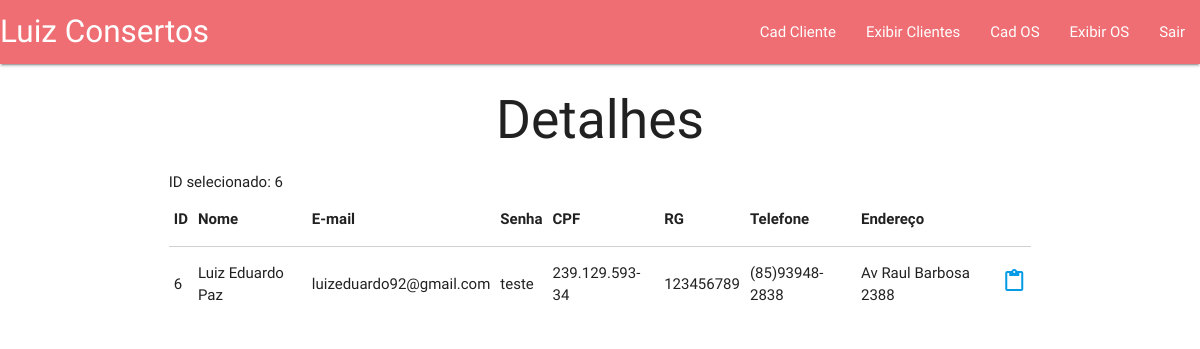
Screenshot of /detalhe.php?id=6 (signed in) with the database file from the repository.
### tables this page shows
CREATE TABLE `cliente` (
  `id` int(11) NOT NULL,
  `nome` varchar(50) NOT NULL,
  `email` char(110) NOT NULL,
  `senha` char(14) NOT NULL,
  `cpf` char(15) NOT NULL,
  `rg` char(14) NOT NULL,
  `telefone` char(14) NOT NULL,
  `endereco` varchar(50) NOT NULL
);

### detalhe.php (the view, shortened to what this page needs)
<!DOCTYPE html>
  <html>
    <head>
      <link type="text/css" rel="stylesheet" href="css/materialize.min.css"  media="screen,projection"/>
    </head>
    <body>
        <?php
    include './menu.php';
    ?>
<div class="container">
    <center><h2>Detalhes</h2></center>
    <div class="row">
        <table>
            <thead>
               <th>ID</th>
               <th>Nome</th>
               <th>E-mail</th>
               <th>Senha</th>
               <th>CPF</th>
               <th>RG </th>
               <th>Telefone </th>
               <th>Endereço </th>
            </thead>
            <?php
             include './conexao.php';
             $id_pesquisa = $_GET['id'];
     echo "ID selecionado: " , $id_pesquisa,"<br>";
     $sql = "SELECT * FROM cliente WHERE id='$id_pesquisa'";
     $restultado = mysqli_query($conn, $sql);
     while ($dados = mysqli_fetch_array($restultado)) {
            ?>
            <tbody>
                 <td> <?php echo  $dados['id'] ?></td>
                 <td> <?php echo $dados['nome'] ?></td>
                 <td> <?php echo $dados['email'] ?></td>
                 <td> <?php echo $dados['senha'] ?></td>
                 <td> <?php echo $dados['cpf'] ?></td>
                 <td> <?php echo $dados['rg'] ?></td>
                 <td> <?php echo $dados['telefone'] ?></td>
                 <td> <?php echo $dados['endereco'] ?></td>
         <td>
          <a href="cad_os.php?id=<?php echo $dados['id'] ?>">
          <i class="material-icons prefix" title="Gerar OS">content_paste
</i>
          </a>
         </td>
              </tbody>
        <?php } ?>
    </div>
</div>
    </body>
  </html>

### rows the page displays
cliente: id "6", nome "Luiz Eduardo Paz", email "luizeduardo92@gmail.com", senha "teste", cpf "239.129.593-34", rg "123456789", telefone "(85)93948-2838", endereco "Av Raul Barbosa 2388"
